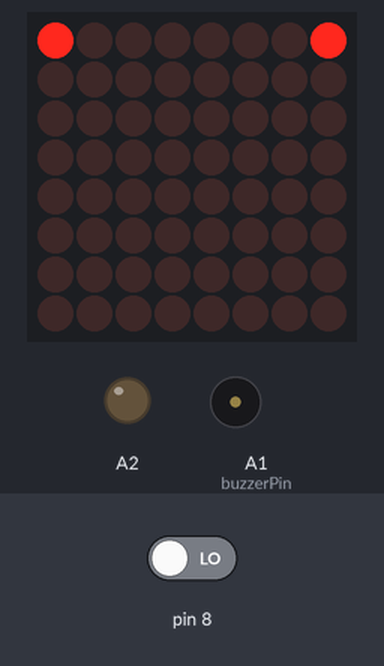
Recording of a program running on a simulated Arduino Leonardo, built with avr-gcc and run on an emulated ATmega32U4. Shown: 8×8 LED matrix, output pins drawn as LEDs (lit = HIGH), buzzer (waves = sounding). The inputs (shaded band) are chosen by the test bench; at power-on: pin 8 LOW. What the program prints to the serial monitor is not drawn.

Above: at 1.2 s.
1.3 s: pin 8 driven HIGH
At 1.6 s:
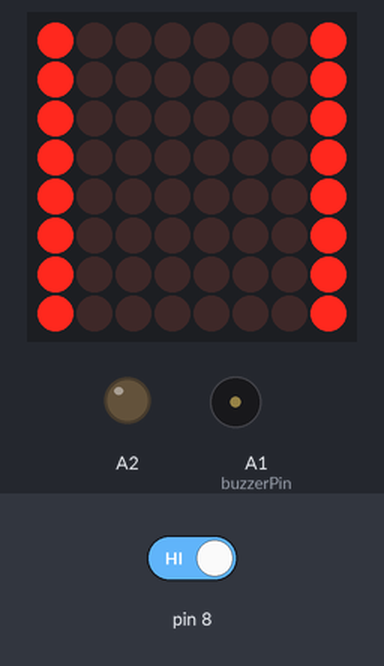
2.8 s: pin 8 driven LOW
At 3.9 s:
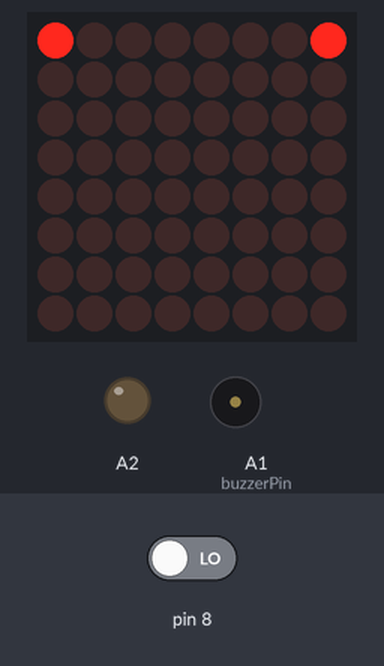
Timing chart, 0 to 5.8 s (numbered marks = the images above; inputs shaded):
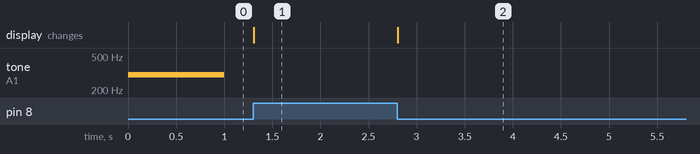

The program:

main.cpp
```cpp
#include <Arduino.h>
#include <LedControl.h>
#define buzzerPin A1
#define Level1 128
#define Level2 192
#define Level3 224
#define Level4 240
#define Level5 248
#define Level6 252
#define Level7 254
#define Level8 255
byte smile[8]=   {0x3C,0x42,0xA5,0x81,0xA5,0x99,0x42,0x3C};
byte neutral[8]= {0x3C,0x42,0xA5,0x81,0xBD,0x81,0x42,0x3C};
byte sad[8]=   {0x3C,0x42,0xA5,0x81,0x99,0xA5,0x42,0x3C};
float sum = 0;
LedControl lc=LedControl(12,11,10,1);


void printByte(byte character [])
{
  int i = 0;
  for(i=0;i<8;i++)
  {
    lc.setColumn(0,i,character[i]);
  }
}

void setup() {
pinMode(A1, OUTPUT);
pinMode(A2, OUTPUT);
digitalWrite(A2,LOW);


lc.shutdown(0,false);
lc.setIntensity(0,15);
//lc.setColumn(0,0,Level8);
tone(buzzerPin, 300, 1000);
Serial.begin(9600);
}

void loop() {

for (size_t i = 0; i < 10; i++)
{
      sum += digitalRead(8);
}
sum = sum /10.0;
Serial.println(sum);
if (sum <= 0.128){
     lc.setIntensity(0,2);
     lc.setColumn(0,0,Level1);
      lc.setColumn(0,7,Level1);
}else if(sum <= 0.256) {
      lc.setIntensity(0,4);
     lc.setColumn(0,0,Level2);
     lc.setColumn(0,7,Level2);
}else if (sum <= 0.384) {
      lc.setIntensity(0,6);

     lc.setColumn(0,0,Level3);
     lc.setColumn(0,7,Level3);

}else if (sum <= 0.512 ){
      lc.setIntensity(0,8);

     lc.setColumn(0,0,Level4);
     lc.setColumn(0,7,Level4);

}else if (sum <= 0.640){

      lc.setIntensity(0,10);

     lc.setColumn(0,0,Level5);
      lc.setColumn(0,7,Level5);
}else if (sum <= 0.768){
      lc.setIntensity(0,12);

     lc.setColumn(0,0,Level6);
  lc.setColumn(0,7,Level6);
}else if (sum <= 0.896){

      lc.setIntensity(0,14);
     lc.setColumn(0,0,Level7);
     lc.setColumn(0,7,Level7);
}else if (sum <= 1.0){
 lc.setIntensity(0,16);
     lc.setColumn(0,0,Level8);
      lc.setColumn(0,7,Level8);

}else{

      lc.setIntensity(0,16);
     lc.setColumn(0,0,Level8);
  lc.setColumn(0,7,Level8);
}

}
```

Measured:
- after the input at 1.3 s, the display: changes at once (image 1)
- after the input at 2.8 s, the display: changes at once (image 2)
